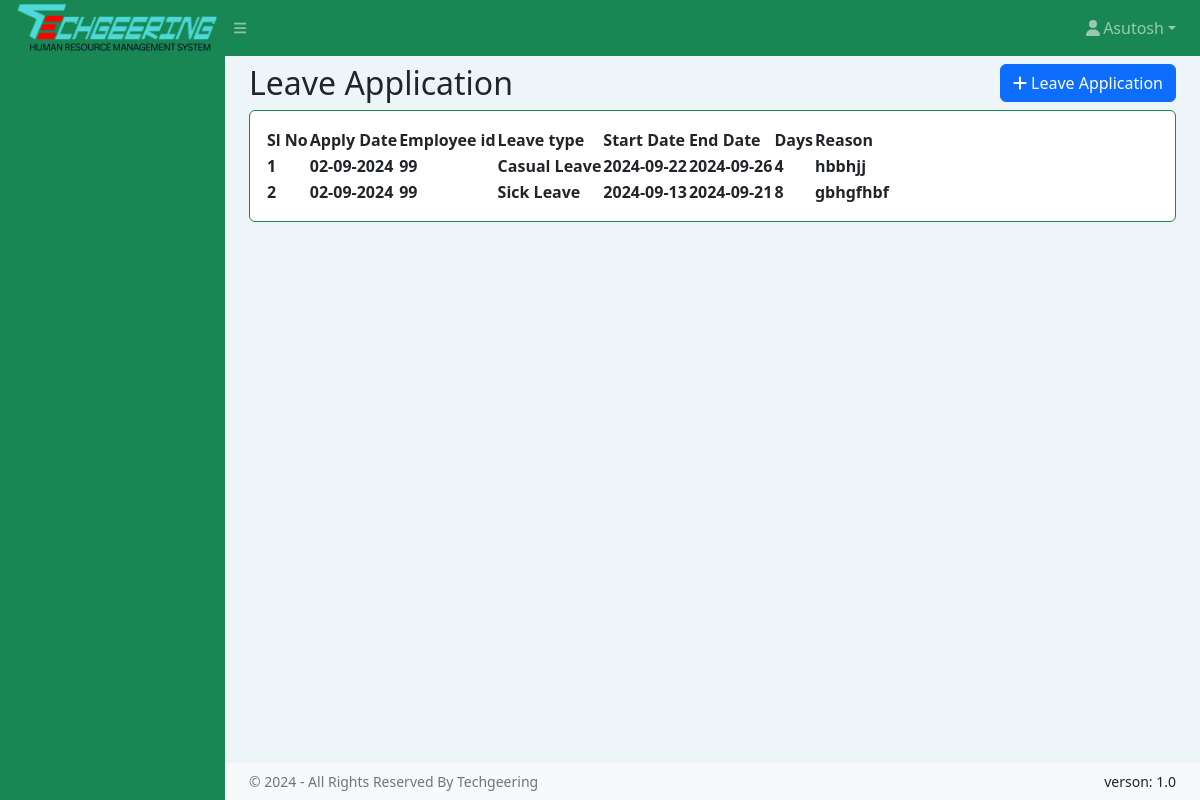
Screenshot of /viewLeave.php with the database file from the repository.
### tables this page shows
CREATE TABLE `emp_leave` (
  `id` int(11) NOT NULL,
  `em_id` varchar(64) DEFAULT NULL,
  `typeid` int(14) NOT NULL,
  `start_date` varchar(64) DEFAULT NULL,
  `end_date` varchar(64) DEFAULT NULL,
  `leave_duration` varchar(128) DEFAULT NULL,
  `duration_hour` int(11) NOT NULL,
  `apply_date` varchar(64) DEFAULT NULL,
  `reason` varchar(1024) DEFAULT NULL,
  `leave_status` int(10) NOT NULL
);

CREATE TABLE `leave_types` (
  `type_id` int(14) NOT NULL,
  `name` varchar(64) NOT NULL,
  `leave_day` varchar(255) NOT NULL,
  `status` tinyint(1) NOT NULL DEFAULT 1
);

### viewLeave.php (the view, shortened to what this page needs)
<!DOCTYPE html>
<html lang="en">
<head>
    <link href="https://cdn.jsdelivr.net/npm/simple-datatables@7.1.2/dist/style.min.css" rel="stylesheet" />
    <link href="assets/css/styles.css" rel="stylesheet" />
</head>
<body class="sb-nav-fixed">
    <?php include 'common/topnav.php' ?>
    <div id="layoutSidenav">
        <?php include 'common/sidenav.php' ?>
        <div id="layoutSidenav_content">
            <main>
                <div class="container-fluid px-4">
                    <div class="d-flex justify-content-between align-items-center">
                        <h2 class="my-2">Leave Application</h2>
                        <button type="button" class="btn btn-primary" data-bs-toggle="modal" data-bs-target="#addDept">
                            <i class="fa-solid fa-plus"></i> Leave Application
                        </button>
                    </div>
                    <div class="card mb-4">
                        <div class="card-body">
                            <table id="datatablesSimple">
                                <thead>
                                    <tr>
                                        <th>Sl No</th>
                                        <th>Apply Date</th>
                                        <th>Employee id</th>
                                        <th>Leave type</th>
                                        <th>Start Date</th>
                                        <th>End Date</th>
                                        <th>Days</th>
                                        <th>Reason</th>
                                    </tr>
                                </thead>
                                <tbody>
                                    <?php
                                    include "common/conn.php";
                                    $sql = "SELECT * FROM emp_leave";
                                    $result = $conn->query($sql);
                                    if ($result->num_rows > 0) {
                                        while ($row = $result->fetch_assoc()) {
                                            ?>
                                            <tr>
                                                <th><?php echo $row["id"]; ?></th>
                                                <th><?php echo $row["apply_date"]; ?></th>
                                                <th><?php echo $row["em_id"]; ?></th>
                                                <th>
                                                    <?php
                                                    $typeid = $row["typeid"];
                                                    $sql2 = "SELECT * FROM leave_types WHERE type_id = $typeid";
                                                    $result2 = $conn->query($sql2);
                                                    $row2 = $result2->fetch_assoc();
                                                    echo htmlspecialchars($row2["name"], ENT_QUOTES, 'UTF-8');
                                                    ?>
                                                </th>
                                                <th><?php echo $row["start_date"]; ?></th>
                                                <th><?php echo $row["end_date"]; ?></th>
                                                <th><?php echo $row["leave_duration"]; ?></th>
                                                <th><?php echo $row["reason"]; ?></th>
                                            </tr>
                                            <?php
                                        }
                                    } else {
                                        echo "0 results";
                                    }
                                    ?>
                                </tbody>
                            </table>
                        </div>
                    </div>
                </div>
            </main>
            <?php include 'common/copyrightfooter.php' ?>
        </div>
    </div>
</body>
</html>

### rows the page displays
emp_leave: id "1", apply_date "02-09-2024", em "99", leave_types.name "Casual Leave", start_date "2024-09-22", end_date "2024-09-26", leave_duration "4", reason "hbbhjj"
emp_leave: id "2", apply_date "02-09-2024", em "99", leave_types.name "Sick Leave", start_date "2024-09-13", end_date "2024-09-21", leave_duration "8", reason "gbhgfhbf"
